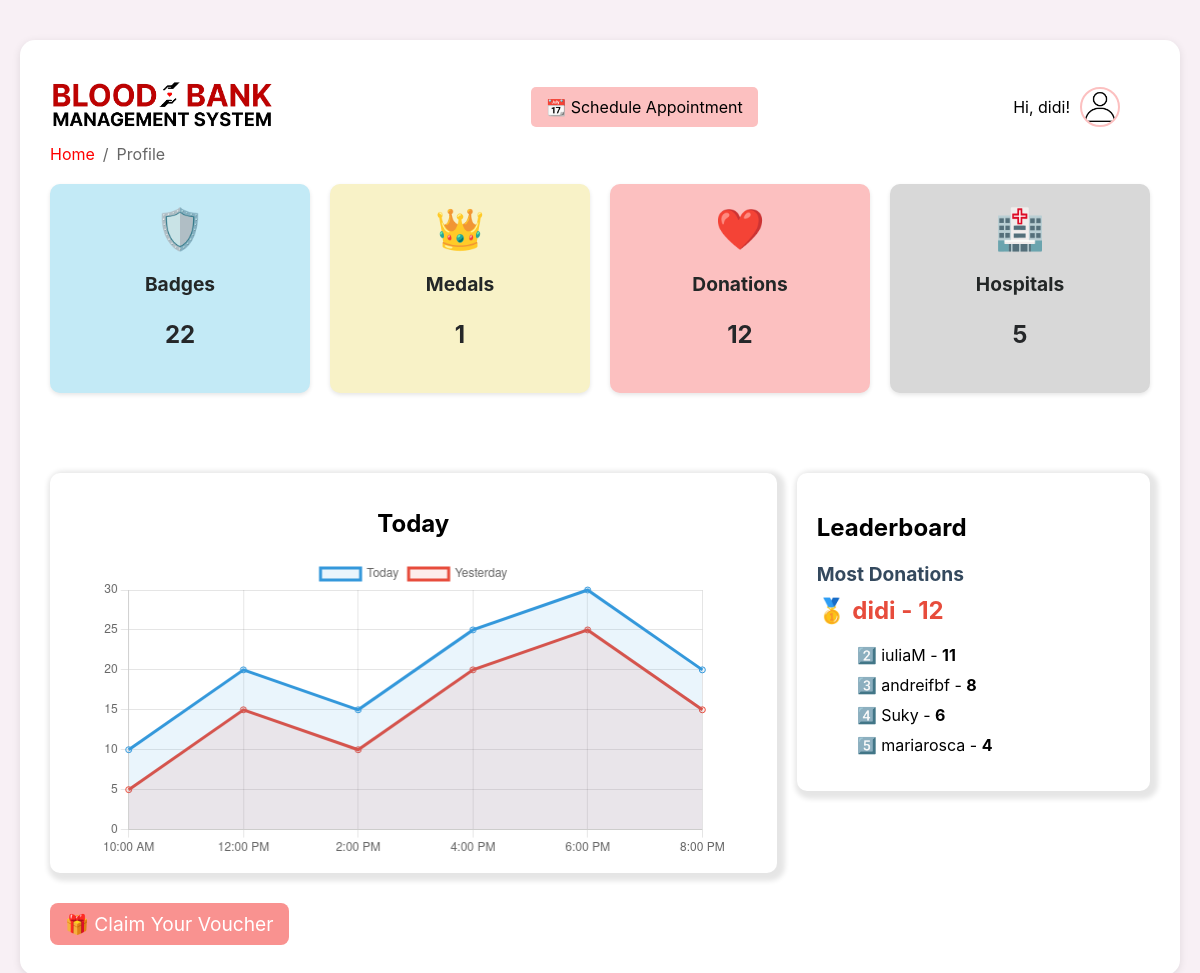
The app's page /gamification (signed in) with its own data.
### tables this page shows
CREATE TABLE users (
        id INTEGER PRIMARY KEY AUTOINCREMENT,
        full_name TEXT NOT NULL,
        username TEXT UNIQUE NOT NULL,
        email TEXT UNIQUE NOT NULL,
        password TEXT NOT NULL 
    , is_admin BOOLEAN DEFAULT 0);

CREATE TABLE badges (
                id INTEGER PRIMARY KEY AUTOINCREMENT,
                user_id INTEGER NOT NULL,
                badges INTEGER DEFAULT 0,
                medals INTEGER DEFAULT 0,
                donations INTEGER DEFAULT 0, meal_vouchers INTEGER DEFAULT 0,
                FOREIGN KEY (user_id) REFERENCES users(id) ON DELETE CASCADE
            );

### app.py (the view)
@app.route('/gamification')
def gamification():
    if 'logged_in' not in session:
        flash("Please log in to access the gamification page.", 'error')
        return redirect(url_for('login'))
    user_id = session['user_id']  # Get the logged-in user's ID
    try:
        conn = get_db_connection()
        cursor = conn.cursor()
        cursor.execute('''
            SELECT badges, medals, donations
            FROM badges
            WHERE user_id = ?
        ''', (user_id,))
        stats = cursor.fetchone()
        badges = stats['badges'] if stats else 0
        medals = stats['medals'] if stats else 0
        donations = stats['donations'] if stats else 0
        has_voucher = donations >= 10
        cursor.execute('''
            SELECT COUNT(DISTINCT hospital_name) AS unique_hospitals
            FROM appointments
            WHERE user_id = ?
        ''', (user_id,))
        hospitals_result = cursor.fetchone()
        unique_hospitals = hospitals_result['unique_hospitals'] if hospitals_result else 0
        cursor.execute('''
            SELECT u.username,
                   b.donations AS total_donations
            FROM users u
            LEFT JOIN badges b ON u.id = b.user_id
            ORDER BY total_donations DESC
            LIMIT 5
        ''')
        leaderboard = cursor.fetchall()
        return render_template(
            'gamification.html',
            badges=badges,
            medals=medals,
            donations=donations,
            unique_hospitals=unique_hospitals,
            leaderboard=leaderboard,
            has_voucher=has_voucher  # Pass eligibility for voucher to the template
        )
    except sqlite3.Error as e:
        flash(f"An error occurred while fetching gamification data: {e}", 'error')
        return redirect(url_for('dashboard'))
    finally:
        conn.close()

### app.py (called while the page is built)
def get_db_connection():
    try:
        conn = sqlite3.connect('database.db')  # Adjust path if necessary
        conn.row_factory = sqlite3.Row  # Enable dictionary-like row access
        return conn
    except sqlite3.Error as e:
        print(f"Error connecting to database: {e}")
        return None

### templates/gamification.html (shortened to what this page needs)
<!DOCTYPE html>
<html lang="en">
<head>
    <link rel="stylesheet" href="{{ url_for('static', filename='css/styles-gamification.css') }}">
</head>
<body>
    <div class="container">
        <nav class="navbar">
            <div class="navbar-logo">
                <a href="/">
                    <img src="{{ url_for('static', filename='images/logo1.png') }}" alt="Blood Bank Management System Logo">
                </a>
            </div>
 <div class="navbar-schedule">
    <a href="/schedule" class="schedule-btn" style="
        padding: 10px 15px;
        background-color: #FCC0C0;
        color: black;
        text-decoration: none;
        border-radius: 5px;
        transition: background-color 0.3s ease;"
    >📆 Schedule Appointment</a>
</div>
            <div class="user-info">
                <span>Hi, {{ session['username'] }}!</span>
                <img src="{{ url_for('static', filename='images/profile_icon.png') }}" alt="User Icon" class="dropbtn">
            </div>
        </nav>
        <div class="breadcrumb">
            <a href="/">Home</a> / <span>Profile</span>
        </div>
        <section class="stats-cards">
            <div class="card1">
                <div class="card-icon">🛡️</div>
                <div class="card-info">
                    <h3>Badges</h3>
                    <p>{{ badges }}</p>
                </div>
            </div>
            <div class="card2">
                <div class="card-icon">👑</div>
                <div class="card-info">
                    <h3>Medals</h3>
                    <p>{{ medals }}</p>
                </div>
            </div>
            <div class="card3">
                <div class="card-icon">❤️</div>
                <div class="card-info">
                    <h3>Donations</h3>
                    <p>{{ donations }}</p>
                </div>
            </div>
            <div class="card4">
                <div class="card-icon">🏥</div>
                <div class="card-info">
                    <h3>Hospitals</h3>
                    <p>{{ unique_hospitals }}</p>
                </div>
            </div>
        </section>
        <section class="chart-leaderboard-container">
            <div class="chart-section">
                <h2>Today</h2>
                <canvas id="chart"></canvas>
            </div>
            <div class="leaderboard-section">
                <h2>Leaderboard</h2>
                <div class="leaderboard-card">
                    <h3>Most Donations</h3>
                    {% if leaderboard %}
                        <div class="leader">
                            <span>🥇</span> {{ leaderboard[0][0] }} - <strong>{{ leaderboard[0][1] }}</strong>
                        </div>
                        <ul class="leaderboard-list">
                            {% for user in leaderboard[1:] %}
                                <li>{{ loop.index + 1 }}️⃣ {{ user[0] }} - <strong>{{ user[1] }}</strong></li>
                            {% endfor %}
                        </ul>
                    {% else %}
                        <p>No donations recorded yet.</p>
                    {% endif %}
                </div>
            </div>
        </section>
{% if has_voucher %}
<div style="margin-top: 20px;">
    <a href="{{ url_for('voucher_page') }}" class="voucher-button">🎁 Claim Your Voucher</a>
</div>
{% else %}
<p style="margin-top: 20px; color: gray;">You need at least 10 donations to claim a voucher. Keep donating! ❤️</p>
{% endif %}
    </div>
    <script>
        const ctx = document.getElementById('chart').getContext('2d');
        const chart = new Chart(ctx, {
            type: 'line',
            data: {
                labels: ['10:00 AM', '12:00 PM', '2:00 PM', '4:00 PM', '6:00 PM', '8:00 PM'],
                datasets: [
                    {
                        label: 'Today',
                        data: [10, 20, 15, 25, 30, 20],
                        borderColor: '#3498db',
                        backgroundColor: 'rgba(52, 152, 219, 0.1)',
                        fill: true,
                    },
                    {
                        label: 'Yesterday',
                        data: [5, 15, 10, 20, 25, 15],
                        borderColor: '#e74c3c',
                        backgroundColor: 'rgba(231, 76, 60, 0.1)',
                        fill: true,
                    }
                ]
            },
            options: {
                responsive: true,
                maintainAspectRatio: false,
                scales: {
                    x: { beginAtZero: true },
                    y: { beginAtZero: true }
                },
                plugins: {
                    legend: {
                        display: true,
                        position: 'top',
                    }
                }
            }
        });
        document.getElementById('checkVouchersBtn').addEventListener('click', () => {
    fetch('/check_donations', {
        method: 'POST',
        headers: { 'Content-Type': 'application/json' }
    })
    .then(response => response.json())
    .then(data => {
        document.getElementById('voucherMessage').textContent = data.message;
    })
    .catch(error => {
        console.error('Error:', error);
    });
});
    </script>
</body>
</html>

### static/css/styles-gamification.css (style rules this page uses)
* { box-sizing: border-box; font-family: -apple-system, BlinkMacSystemFont, "Segoe UI", Roboto, sans-serif; }
body { margin: 0; padding: 20px; background-color: #f8f0f5; }
.container { max-width: 1700px; margin: 0 auto; margin-top: 20px; background: white; padding: 30px; border-radius: 15px; box-shadow: 0 2px 8px rgba(0,0,0,0.1); }
.navbar { display: flex; justify-content: space-between; align-items: center; padding: 10px 20px; background-color: #ffffff; }
.navbar-logo img { height: 50px; margin-left: -20px; }
.user-info { display: flex; align-items: center; gap: 10px; }
.user-info img { width: 40px; height: 40px; border-radius: 50%; border: 2px solid #FCC0C0; }
.breadcrumb { display: flex; align-items: center; gap: 8px; margin-bottom: 20px; color: #666; }
.breadcrumb a { color: #ff0000; text-decoration: none; }
.stats-cards { display: flex; justify-content: space-between; gap: 20px; margin-bottom: 30px; }
.card1 { background-color: rgb(195, 234, 246); border-radius: 10px; padding: 20px; box-shadow: 0 2px 4px rgba(0, 0, 0, 0.1); flex: 1; text-align: center; }
.card2 { background-color: rgb(248, 242, 199); border-radius: 10px; padding: 20px; box-shadow: 0 2px 4px rgba(0, 0, 0, 0.1); flex: 1; text-align: center; }
.card3 { background-color: rgb(252, 192, 192); border-radius: 10px; padding: 20px; box-shadow: 0 2px 4px rgba(0, 0, 0, 0.1); flex: 1; text-align: center; }
.card4 { background-color: rgb(216, 216, 216); border-radius: 10px; padding: 20px; box-shadow: 0 2px 4px rgba(0, 0, 0, 0.1); flex: 1; text-align: center; }
.card-icon { font-size: 2.5em; margin-bottom: 10px; color: #ff6f61; }
.card-info h3 { font-size: 1.2em; color: #232727; }
.card-info p { font-size: 1.5em; font-weight: bold; color: #252729; }
.chart-leaderboard-container { display: flex; justify-content: space-between; align-items: flex-start; gap: 20px; margin-bottom: 30px; margin-top: 20px; }
.chart-section { flex: 2; background-color: white; border-radius: 10px; padding: 50px; box-shadow: 3px 3px 5px 5px rgba(0, 0, 0, 0.1); max-height: 400px; overflow: hidden; display: flex; flex-direction: column; justify-content: center; align-items: center; margin-top: 50px; }
.chart-section canvas { width: 100%; height: 300px; }
.leaderboard-section { flex: 1; background-color: white; border-radius: 10px; padding: 20px; box-shadow: 3px 3px 5px 5px rgba(0, 0, 0, 0.1); max-height: 400px; overflow-y: auto; margin-top: 50px; }
.leaderboard-card h3 { margin-bottom: 10px; font-size: 1.2em; color: #34495e; }
.leader { font-size: 1.5em; font-weight: bold; margin-bottom: 20px; color: #e74c3c; }
.leaderboard-list li { list-style: none; margin-bottom: 10px; font-size: 1em; }
.voucher-button { display: inline-block; padding: 9px 15px; font-size: 1.2em; text-decoration: none; color: white; background-color: #f99290; border-radius: 8px; transition: background-color 0.3s; font-family: -apple-system; }

### records on screen
users: username "didi"
badges: donations "12"
badges: username "iuliaM", donations "11"
badges: username "andreifbf", donations "8"
badges: username "Suky", donations "6"
badges: username "mariarosca", donations "4"

### other values on screen
{{ badges }} "22"
{{ medals }} "1"
{{ donations }} "12"
{{ unique_hospitals }} "5"
